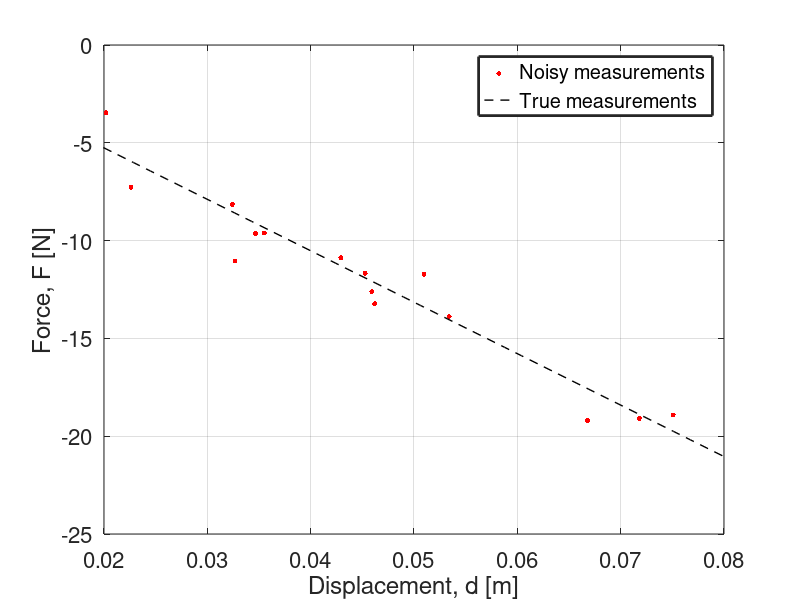

The MATLAB script that drew this image: (Note: this script raises an error after producing the figure.)
%% Toy problem: 1D Linear Static Spring-Mass system
%
%%%%%%%%%%%%%%%%%%%%%%%%%%%%%%%%%%%%%%%%%%%%%%%%%%%%%%%%%%%%%%%%%%%%%%%%%%%
% 
% Problem: We have a simple linear static spring-mass system whose spring 
% has a constant stiffness, k. With a known displacement, we want to
% estimate k using Online Bayesian Model Updating where we have
% measurements obtained at different time-steps.
%
% True value of k = 263 N/m 
% (This is the spring constant for those used in pens) 
%
% In this online Bayesian Model Updating problem,we assume we have a stream
% of measurements coming at every arbitrary time-step. This stream of
% consists of 15 inidividual measurements whereby one measurement is 
% obtained at each time-step. This code demonstrates not only the 
% Sequential Bayesian Model Updating with every time-step for each
% measurement, but also illustrates how the posterior for each epistemic
% parameter changes with increased measurements. 
%
% Here, Bayesian Model Updating is performed via SEMC sampler.
%
%%%%%%%%%%%%%%%%%%%%%%%%%%%%%%%%%%%%%%%%%%%%%%%%%%%%%%%%%%%%%%%%%%%%%%%%%%%

%% 1) Defining the variables:

Nmeasurements = 15;
displacement = unifrnd(0.02,0.08,Nmeasurements,1);        % displacement [m]
displacement = sort(displacement);                        % sort displacement in ascending order
stiffness = 263;                                          % True value of k [N/m] 

%% 2) Defining the model:

model = @(k,d) - k.*d;

noise_sd = 1;
measurements = model(stiffness,displacement) + noise_sd*randn(Nmeasurements ,1);

% To plot the measurements:
figure;
hold on; box on; grid on;
scatter(displacement, measurements, 13, 'r', 'filled')
disp = linspace(0.0,0.08,50);
plot(disp, model(stiffness,disp), 'k --', 'LineWidth', 1)
legend('Noisy measurements','True measurements','LineWidth',2)
xlim([0.02 0.08])
xlabel('Displacement, d [m]')
ylabel('Force, F [N]')
set(gca, 'Fontsize', 16)

%% Define the Prior distribution:

prior_k = @(x) unifpdf(x,1,1000);       % Defining the Prior distribution for k.
prior_sigma = @(x) unifpdf(x,1e-05,2);  % Defining the Prior distribution for sigma.
prior_pdf = @(x) prior_k(x(:,1)).*prior_sigma(x(:,2));

% To draw random samples from the Prior:
prior_rnd = @(N) [unifrnd(1,1000,N,1), unifrnd(1e-05,2,N,1)]; 

%% Define the likelihood function cell array
% This is to indicate measurements obtained separately at different
% time-step.

time_step = 15;

% To create array of Likelihood functions:
logL = cell(time_step,1);
for i = 1:time_step
idx = i; % index variable
logL{i} = @(x) - 0.5 .* (1./x(:,2)).^2 .*(measurements(idx) - model(x(:,1),displacement(idx)))' *...
                                         (measurements(idx) - model(x(:,1),displacement(idx))) -...
                                          log(sqrt(2*pi).*x(:,2)); 
end

%% Perform Online Sequential Bayesian Updating:

% Initialise:
Nsamples = 1000;
step_size = 2;

% Start SEMC sampler:
tic;
SEMC = SEMCsampler('nsamples',Nsamples,'loglikelihoods',logL,...
                   'priorpdf',prior_pdf,'priorrnd',prior_rnd,...
                   'burnin',0,'stepsize',step_size);
semc_allsamples = SEMC.allsamples;
timeSEMC = toc;
fprintf('Time elapsed is for the SEMC sampler: %f \n',timeSEMC)

%% Analysis of the model updating:

least_squares = abs(displacement\measurements);
posterior_mean = zeros(time_step,size(semc_allsamples,2));
posterior_std = zeros(time_step,size(semc_allsamples,2));
posterior_bounds_k = zeros(time_step,2);
posterior_bounds_sigma = zeros(time_step,2);

for idx = 1:time_step
posterior_mean(idx,1) = mean(semc_allsamples(:,1,idx+1));
posterior_mean(idx,2) = mean(semc_allsamples(:,2,idx+1));

posterior_std(idx,1) = std(semc_allsamples(:,1,idx+1));
posterior_std(idx,2) = std(semc_allsamples(:,2,idx+1));

posterior_bounds_k(idx,:) = prctile(semc_allsamples(:,1,idx+1), [5, 95]);
posterior_bounds_sigma(idx,:) = prctile(semc_allsamples(:,2,idx+1), [5, 95]);
end
posterior_cov = (posterior_std./posterior_mean).*100;

% To plot the estimates of k and sigma wih the theoretical values:
figure;
subplot(1,2,1)
hold on; grid on; box on;
plot([0 size(posterior_mean,1)+1], [stiffness stiffness], 'k--', 'linewidth', 1)
plot([0 size(posterior_mean,1)+1], [least_squares least_squares], 'r--', 'linewidth', 1)
y_neg_a1 = abs(posterior_mean(:,1) - posterior_bounds_k(:,1)); % error in the negative y-direction
y_pos_a1 = abs(posterior_mean(:,1) - posterior_bounds_k(:,2)); % error in the positive y-direction
errorbar((1:size(posterior_mean,1))', posterior_mean(:,1), y_neg_a1, y_pos_a1, '-s','MarkerSize',5,...
    'MarkerEdgeColor','blue','MarkerFaceColor','blue', 'linewidth',1);
legend('True value', 'Least squares estimate', 'SEMC estimated values', 'linewidth', 2)
xlim([0 16])
xlabel('Iteration, j')
ylabel('Stiffness, k [N/m]')
set(gca, 'fontsize', 18)

subplot(1,2,2)
hold on; grid on; box on;
plot([0 size(posterior_mean,1)+1], [noise_sd noise_sd], 'k--', 'linewidth', 1)
y_neg_b = abs(posterior_mean(:,2) - posterior_bounds_sigma(:,1)); % error in the negative y-direction
y_pos_b = abs(posterior_mean(:,2) - posterior_bounds_sigma(:,2)); % error in the positive y-direction
errorbar((1:size(posterior_mean,1))', posterior_mean(:,2), y_neg_b, y_pos_b, '-s','MarkerSize',5,...
    'MarkerEdgeColor','blue','MarkerFaceColor','blue', 'linewidth',1);
legend('True value', 'SEMC estimated values', 'linewidth', 2)
xlim([0 16])
xlabel('Iteration, j')
ylabel('Noise standard deviation, \sigma [N]')
set(gca, 'fontsize', 18)

%% Model Update

figure;
hold on; box on; grid on;
for i = 1:size(semc_allsamples,1)
plot(disp, model(semc_allsamples(i,1,end),disp),'color','#C0C0C0', 'LineWidth', 1)
end
legend('SEMC samples','Linewidth', 2)
plot(disp, model(stiffness,disp), 'k --', 'LineWidth', 1, 'DisplayName', 'True measurements')
plot(disp, model(least_squares,disp), 'c', 'LineWidth', 1, 'DisplayName', 'Least-squares estimate')
plot(disp, model(posterior_bounds_k(15,1),disp), 'm', 'LineWidth', 1, 'DisplayName', '5^{th} percentile')
plot(disp, model(posterior_bounds_k(15,2),disp), 'm', 'LineWidth', 1, 'DisplayName', '95^{th} percentile')
scatter(displacement, measurements, 13, 'r', 'filled', 'DisplayName', 'Noisy measurements')
xlim([0 0.08])
xlabel('Displacement, d [m]')
ylabel('Force, F [N]')
set(gca, 'Fontsize', 16)

%% SEMC Statistics

dim = size(semc_allsamples,2); % dimensionality of the problem
target_accept = 0.23 + (0.21./dim);

% Plot the acceptance rate values across iterations:
figure;
hold on; box on; grid on;
plot([1 size(semc_allsamples,3)],[target_accept target_accept] , 'c','linewidth', 1.5)
plot([1 size(semc_allsamples,3)],[0.15 0.15] , 'k','linewidth', 1.5)
plot((1:size(semc_allsamples,3)-1)', SEMC.acceptance, '--rs', 'MarkerFaceColor','r','linewidth', 1.5)
plot([1 size(semc_allsamples,3)],[0.5 0.5] , 'k','linewidth', 1.5)
legend('Target acceptance rate', 'Optimum acceptance limits', 'SEMC acceptance rates', 'linewidth', 2)
title('Plot of Acceptance rates')
xlabel('Iteration number, j')
ylabel('Acceptance rate')
xlim([1 16])
ylim([0.1 0.8])
set(gca, 'fontsize', 18)

%% Save the data:

save('example_LinearStatic_SEMC');
